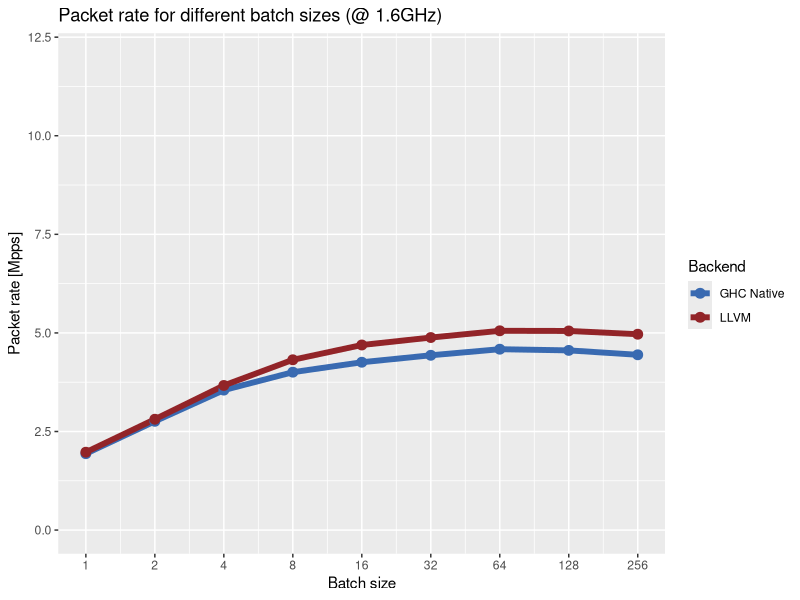

Recreate this plot in R.
library(readr)
library(ggplot2)
library(reshape2)

dataAsm <- read.csv("./asm/raw-batch-16.csv", header=FALSE)
dataLlvm <- read.csv("./llvm/raw-batch-16.csv", header=FALSE)
data <- merge(dataAsm, dataLlvm, by="V1")
data$V2.x <- data$V2.x * 2
data$V2.y <- data$V2.y * 2

b <- c(1,2,4,8,16,32,64,128,256)

d <- melt(data, id.vars=c("V1"))

png("hs-batch-16.png")
p <- ggplot(d) + geom_line(aes(x=V1, y=value, color=variable), size=2) + scale_x_continuous(trans="log2", breaks = b, labels = b) +
    xlab("Batch size") + ylab("Packet rate [Mpps]") + ggtitle("Packet rate for different batch sizes (@ 1.6GHz)") +
    scale_y_continuous(limits=c(0, 12)) + scale_colour_manual(name="Backend", labels=c("GHC Native", "LLVM"), values=c("#396ab1", "#922428")) + 
    geom_point(aes(x=V1, y=value, color=variable), size=3)
print(p)
